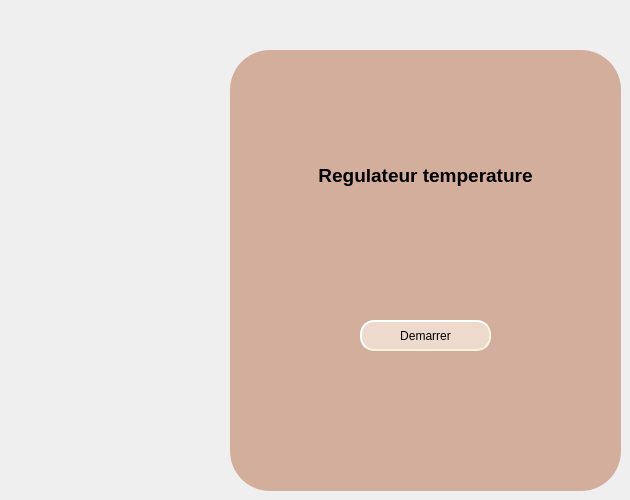
    <widget class="QWidget" name="tab_4">
     <attribute name="title">
      <string>Regulateur de temperature</string>
     </attribute>
     <widget class="QWidget" name="gridWidget_10" native="true">
      <property name="geometry">
       <rect>
        <x>230</x>
        <y>50</y>
        <width>391</width>
        <height>441</height>
       </rect>
      </property>
      <property name="styleSheet">
       <string notr="true">background-color: rgb(211, 174, 156);
border-radius: 40px;</string>
      </property>
      <widget class="QLabel" name="label_26">
       <property name="geometry">
        <rect>
         <x>0</x>
         <y>70</y>
         <width>391</width>
         <height>111</height>
        </rect>
       </property>
       <property name="styleSheet">
        <string notr="true"/>
       </property>
       <property name="text">
        <string>&lt;html&gt;&lt;head/&gt;&lt;body&gt;&lt;p align=&quot;center&quot;&gt;&lt;span style=&quot; font-size:14pt; font-weight:600;&quot;&gt;Regulateur temperature&lt;/span&gt;&lt;/p&gt;&lt;/body&gt;&lt;/html&gt;</string>
       </property>
      </widget>
      <widget class="QPushButton" name="Regulateur_temp">
       <property name="geometry">
        <rect>
         <x>130</x>
         <y>270</y>
         <width>131</width>
         <height>31</height>
        </rect>
       </property>
       <property name="styleSheet">
        <string notr="true">QPushButton
{
	background-color: rgb(237, 218, 204);
	color: rgb(0, 0, 0);
border-style: solid;
    border-radius: 6;
border-radius: 14px;

	border-style: outset;
    border-width: 2px;
    border-radius: 14px;
    border-color: beige;
  
 
    padding: 0px;
	
	
	
	font: 10pt &quot;Franklin Gothic Heavy&quot;;
}
QPushButton:hover
{
background-color: rgb(0, 143, 105);
	color: rgb(0, 0, 0);
}
QPushButton:pressed
{
background-color: rgb(0, 143, 105);
}</string>
       </property>
       <property name="text">
        <string>Demarrer</string>
       </property>
      </widget>
     </widget>
    </widget>
